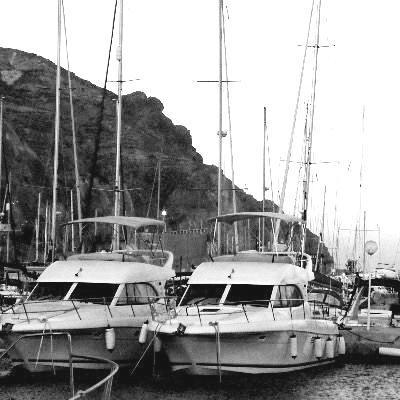
#> input picture Ejercicio-4/Img/ruido04.jpg, 400 x 400 px, found by its file name
$ python Ejercicio-4.py
#> lines starting #> are read from the running program, lines starting #| are printed output that depends on the picture
import matplotlib
import matplotlib.pyplot as plt

import numpy as np

from skimage import io
import os

import math

image = io.imread(os.getcwd() + '/Ejercicio-4/Img/ruido04.jpg', as_gray=True)
#> image is the input picture: shape (400, 400) float64; min 0, max 1, mean 0.614

print(image.shape)
#| (400, 400)

transform = np.fft.rfft2(image)

transformM = np.abs(transform).astype('float64')
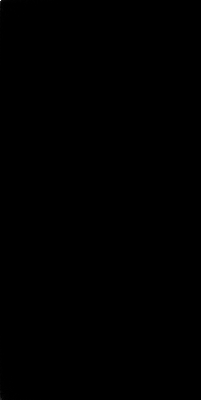
#> transformM: shape (400, 201) float64; min 0.0373, max 98252.8, mean 37; drawn with min black and max white

m = 1/(transformM.min() - transformM.max())
#> m = -1.02e-05
b = 1-m*transformM.min()
#> b = 1

for i in range(0, transformM.shape[0]):
    for j in range(0, transformM.shape[1]):
        transformM[i,j] *= m
        transformM[i,j] += b
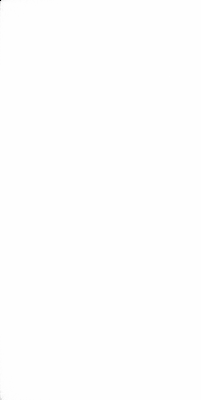
#> transformM: shape (400, 201) float64; min 0, max 1, mean 1
# transformP = np.angle(transform)

def lowPass2D(x, y, w0):
    return w0/(w0 + 1j*(x**2 + y**2)**0.5)

def highPass2D(x, y, w0):
    return -(1j*(x**2 + y**2)**0.5)/(w0 + 1j*(x**2 + y**2)**0.5)

shape = transform.shape
#> shape = (400, 201)

transform1 = transform.copy()
for i in range(0, shape[0]):
    for j in range(0, shape[1]):
        transform1[i,j] *= lowPass2D(i,j,20)

filterImg1 = np.fft.irfft2(transform1)
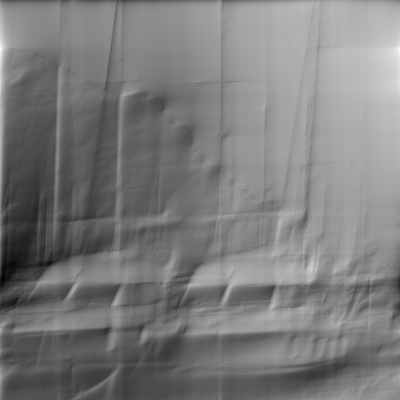
#> filterImg1: shape (400, 400) float64; min -0.124, max 1.39, mean 0.614; drawn with min black and max white

transform2 = transform.copy()
for i in range(0, shape[0]):
    for j in range(0, shape[1]):
        transform2[i,j] *= highPass2D(i,j,1)

filterImg2 = np.fft.irfft2(transform2)
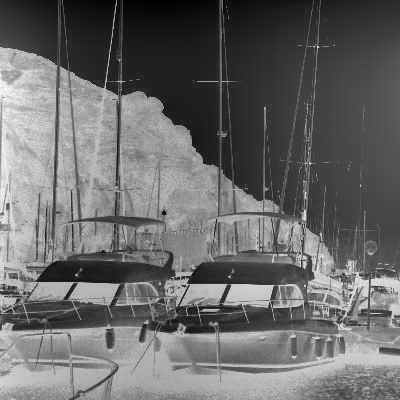
#> filterImg2: shape (400, 400) float64; min -0.594, max 0.832, mean 2.84e-18; drawn with min black and max white

transform3 = transform.copy()
for i in range(0, shape[0]):
    for j in range(0, shape[1]):
        transform3[i,j] *= lowPass2D(i,0,20)

filterImg3 = np.fft.irfft2(transform3)
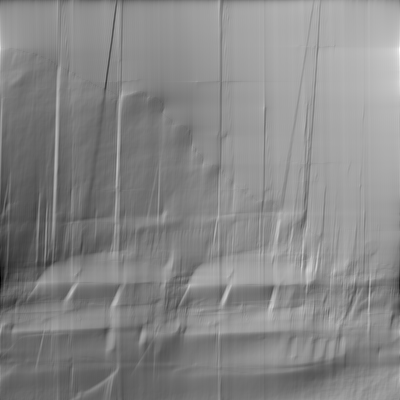
#> filterImg3: shape (400, 400) float64; min -0.539, max 1.62, mean 0.614; drawn with min black and max white

transform4 = transform.copy()
for i in range(0, shape[0]):
    for j in range(0, shape[1]):
        transform4[i,j] *= highPass2D(0,j,1)

filterImg4 = np.fft.irfft2(transform4)
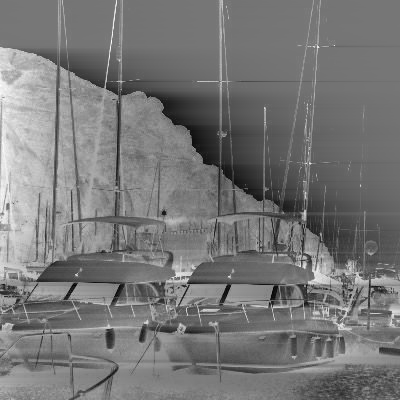
#> filterImg4: shape (400, 400) float64; min -0.79, max 0.894, mean -9.99e-20; drawn with min black and max white

fig, ax = plt.subplots(1, 1)
ax.imshow(image, cmap=plt.cm.gray)
ax.set_title('Original')
ax.axis('off')

fig1, ax1 = plt.subplots(1, 1)
ax1.imshow(transformM, cmap=plt.cm.gray)
ax1.set_title('Transformada de Fourier')
plt.xlim(0,50)
plt.ylim(0,50)

fig2, ax2 = plt.subplots(1, 1)
ax2.imshow(filterImg1, cmap=plt.cm.gray)
ax2.set_title('Filtro Pasa Bajas')
ax2.axis('off')

fig3, ax3 = plt.subplots(1, 1)
ax3.imshow(filterImg2, cmap=plt.cm.gray)
ax3.set_title('Filtro Pasa Altas')
ax3.axis('off')

fig4, ax4 = plt.subplots(1, 1)
ax4.imshow(filterImg3, cmap=plt.cm.gray)
ax4.set_title('Filtro Pasa Bajas Vertical')
ax4.axis('off')

fig5, ax5 = plt.subplots(1, 1)
ax5.imshow(filterImg4, cmap=plt.cm.gray)
ax5.set_title('Filtro Pasa Altas Horizontal')
ax5.axis('off')

fig1, ax1 = plt.subplots(1, 1)
ax1.hist(image.ravel(), bins=256, histtype='step', color='black', density=True)
ax1.set_title('Histograma Original')

plt.show()
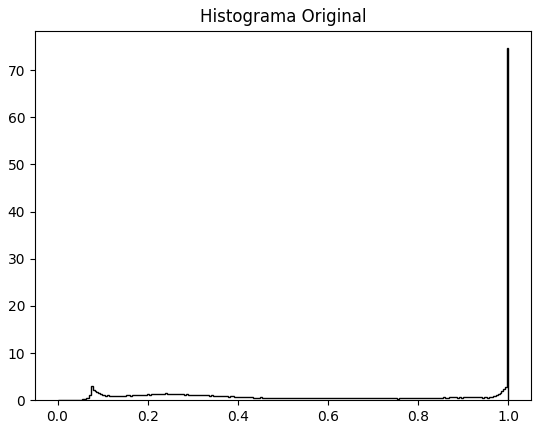
#> figure drawn by matplotlib, 1 panel
